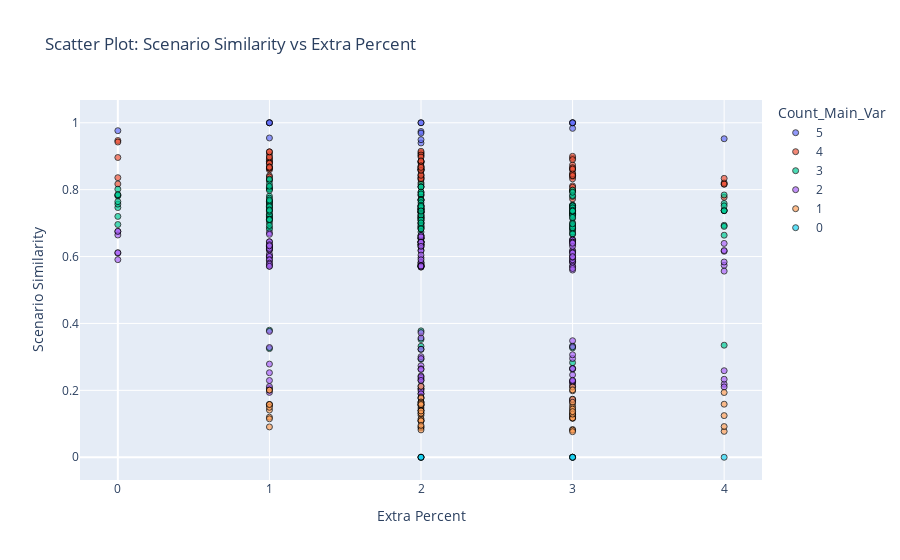

Notebook code cell kept with this figure:
### Code cell
import plotly.express as px
import numpy as np

# Copiando o dataframe e convertendo Count_Main_Var para string
df1 = df.copy()
df1['Count_Main_Var'] = df['Count_Main_Var'].astype(str)

# Criando um jitter nos valores de 'Scenario Similarity' para espalhar os pontos
# Garante que os valores de jitter fiquem dentro do intervalo [0, 1]
jitter_strength = 0.05  # Ajuste o valor para controlar a amplitude do jitter
df1['Scenario Similarity Jitter'] = df['Scenario Similarity'] + np.random.uniform(
    -jitter_strength, jitter_strength, size=len(df)
)
df1['Scenario Similarity Jitter'] = df1['Scenario Similarity Jitter'].clip(0, 1)  # Limita o jitter para ficar entre 0 e 1

# Criando o scatter plot com ajustes para lidar com sobreposição
fig = px.scatter(
    df1,
    x='Count_Extra_Var',
    y='Scenario Similarity Jitter',
    color='Count_Main_Var',
    title='Scatter Plot: Scenario Similarity vs Extra Percent',
    labels={
        'Count_Extra_Var': 'Extra Percent',
        'Scenario Similarity Jitter': 'Scenario Similarity'
    },
)

# Ajustando transparência e adicionando bordas para evidenciar sobreposição
fig.update_traces(
    marker=dict(
        opacity=0.7,  # Ajusta a transparência das bolinhas
        line=dict(width=1, color='black')  # Adiciona bordas pretas para destacar as bolinhas
    )
)

# Ajusta os eixos para exibir apenas valores existentes
fig.update_xaxes(
    tickmode='array',
    tickvals=df1['Count_Extra_Var'].unique()
)

# Exibindo o gráfico
fig.show()

### Figure 1 — Plotly figure (JSON) as saved in the notebook; plotly's stock layout.template omitted (floating-point values rounded to 4 significant figures; data arrays with more than 128 entries replaced by an {"elided": "..."} marker saying what was removed)
{"data": [{"hovertemplate": "Count_Main_Var=5<br>Extra Percent=%{x}<br>Scenario Similarity=%{y}<extra></extra>", "legendgroup": "5", "marker": {"color": "#636efa", "line": {"color": "black", "width": 1}, "opacity": 0.7, "symbol": "circle"}, "mode": "markers", "name": "5", "orientation": "v", "showlegend": true, "type": "scatter", "x": [0, 1, 1, 1, 1, 2, 2, 2, 2, 2, 2, 3, 3, 3, 3, 4], "xaxis": "x", "y": [0.9763, 1, 1, 1, 0.9545, 0.9738, 1, 0.9689, 0.9395, 0.9494, 1, 1, 1, 0.9832, 1, 0.9521], "yaxis": "y"}, {"hovertemplate": "Count_Main_Var=4<br>Extra Percent=%{x}<br>Scenario Similarity=%{y}<extra></extra>", "legendgroup": "4", "marker": {"color": "#EF553B", "line": {"color": "black", "width": 1}, "opacity": 0.7, "symbol": "circle"}, "mode": "markers", "name": "4", "orientation": "v", "showlegend": true, "type": "scatter", "x": [0, 0, 0, 1, 1, 1, 1, 1, 1, 2, 2, 2, 1, 1, 1, 1, 1, 1, 2, 2, 2, 2, 2, 2, 2, 2, 2, 2, 2, 2, 2, 2, 2, 3, 3, 3, 3, 3, 3, 3, 3, 3, 3, 3, 3, 4, 4, 4, 0, 0, 1, 1, 1, 1, 1, 1, 1, 1, 2, 2, 2, 2, 2, 2, 2, 2, 2, 2, 2, 2, 3, 3, 3, 3, 3, 3, 3, 3, 4, 4], "xaxis": "x", "y": [0.9469, 0.9424, 0.8961, 0.884, 0.8414, 0.8899, 0.9047, 0.8835, 0.8648, 0.9073, 0.9007, 0.8408, 0.8778, 0.8942, 0.8591, 0.913, 0.8978, 0.913, 0.8802, 0.9105, 0.8608, 0.867, 0.8841, 0.8825, 0.9147, 0.8354, 0.8297, 0.9035, 0.8849, 0.8595, 0.8207, 0.8973, 0.8856, 0.8386, 0.8646, 0.8323, 0.8736, 0.8937, 0.8421, 0.8588, 0.8656, 0.8111, 0.8996, 0.8465, 0.8898, 0.8161, 0.8204, 0.8338, 0.8358, 0.8169, 0.8028, 0.8792, 0.8378, 0.8682, 0.8636, 0.8645, 0.8288, 0.8674, 0.8352, 0.8565, 0.8452, 0.8613, 0.8678, 0.8323, 0.8096, 0.8621, 0.8429, 0.8713, 0.8576, 0.8666, 0.7961, 0.7987, 0.7956, 0.8479, 0.8071, 0.8615, 0.7721, 0.8419, 0.7772, 0.8168], "yaxis": "y"}, {"hovertemplate": "Count_Main_Var=3<br>Extra Percent=%{x}<br>Scenario Similarity=%{y}<extra></extra>", "legendgroup": "3", "marker": {"color": "#00cc96", "line": {"color": "black", "width": 1}, "opacity": 0.7, "symbol": "circle"}, "mode": "markers", "name": "3", "orientation": "v", "showlegend": true, "type": "scatter", "x": {"elided": "156 int values"}, "xaxis": "x", "y": {"elided": "156 float values"}, "yaxis": "y"}, {"hovertemplate": "Count_Main_Var=2<br>Extra Percent=%{x}<br>Scenario Similarity=%{y}<extra></extra>", "legendgroup": "2", "marker": {"color": "#ab63fa", "line": {"color": "black", "width": 1}, "opacity": 0.7, "symbol": "circle"}, "mode": "markers", "name": "2", "orientation": "v", "showlegend": true, "type": "scatter", "x": {"elided": "144 int values"}, "xaxis": "x", "y": {"elided": "144 float values"}, "yaxis": "y"}, {"hovertemplate": "Count_Main_Var=1<br>Extra Percent=%{x}<br>Scenario Similarity=%{y}<extra></extra>", "legendgroup": "1", "marker": {"color": "#FFA15A", "line": {"color": "black", "width": 1}, "opacity": 0.7, "symbol": "circle"}, "mode": "markers", "name": "1", "orientation": "v", "showlegend": true, "type": "scatter", "x": [1, 2, 1, 1, 2, 1, 3, 3, 2, 2, 2, 2, 2, 3, 2, 2, 2, 3, 4, 4, 3, 3, 3, 3, 2, 1, 2, 2, 1, 1, 1, 1, 1, 2, 2, 2, 3, 2, 3, 2, 2, 2, 2, 3, 2, 2, 2, 3, 3, 2, 3, 3, 3, 4, 3, 3, 3, 4, 4, 3], "xaxis": "x", "y": [0.1411, 0.1798, 0.1573, 0.2012, 0.1252, 0.2006, 0.1986, 0.2102, 0.165, 0.1573, 0.1472, 0.1768, 0.1405, 0.1215, 0.165, 0.2114, 0.1539, 0.1735, 0.1935, 0.1586, 0.1289, 0.1175, 0.2014, 0.1553, 0.08791, 0.157, 0.09128, 0.1096, 0.1197, 0.1494, 0.158, 0.09066, 0.1149, 0.1396, 0.1149, 0.132, 0.08302, 0.1575, 0.1271, 0.1615, 0.108, 0.08183, 0.1576, 0.1162, 0.1095, 0.1309, 0.1383, 0.1376, 0.1642, 0.09507, 0.1485, 0.08108, 0.1175, 0.07741, 0.07641, 0.1437, 0.1291, 0.1245, 0.09176, 0.1363], "yaxis": "y"}, {"hovertemplate": "Count_Main_Var=0<br>Extra Percent=%{x}<br>Scenario Similarity=%{y}<extra></extra>", "legendgroup": "0", "marker": {"color": "#19d3f3", "line": {"color": "black", "width": 1}, "opacity": 0.7, "symbol": "circle"}, "mode": "markers", "name": "0", "orientation": "v", "showlegend": true, "type": "scatter", "x": [2, 3, 2, 3, 3, 4, 3, 2, 2], "xaxis": "x", "y": [0, 0, 0, 0, 0, 0, 0, 0, 0], "yaxis": "y"}], "layout": {"legend": {"title": {"text": "Count_Main_Var"}, "tracegroupgap": 0}, "title": {"text": "Scatter Plot: Scenario Similarity vs Extra Percent"}, "xaxis": {"anchor": "y", "domain": [0, 1], "tickmode": "array", "tickvals": [0, 1, 2, 3, 4], "title": {"text": "Extra Percent"}}, "yaxis": {"anchor": "x", "domain": [0, 1], "title": {"text": "Scenario Similarity"}}}}
